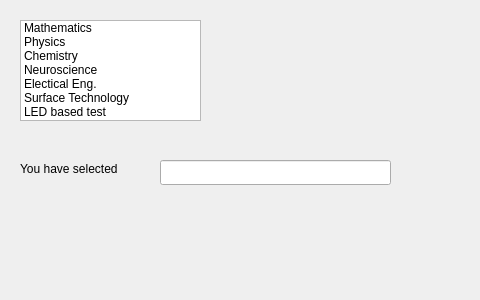
<?xml version="1.0" encoding="UTF-8"?>
<ui version="4.0">
 <class>Dialog</class>
 <widget class="QDialog" name="Dialog">
  <property name="geometry">
   <rect>
    <x>0</x>
    <y>0</y>
    <width>480</width>
    <height>300</height>
   </rect>
  </property>
  <property name="windowTitle">
   <string>Dialog</string>
  </property>
  <widget class="QListWidget" name="List">
   <property name="geometry">
    <rect>
     <x>20</x>
     <y>20</y>
     <width>181</width>
     <height>101</height>
    </rect>
   </property>
   <item>
    <property name="text">
     <string>Mathematics</string>
    </property>
   </item>
   <item>
    <property name="text">
     <string>Physics</string>
    </property>
   </item>
   <item>
    <property name="text">
     <string>Chemistry</string>
    </property>
   </item>
   <item>
    <property name="text">
     <string>Neuroscience</string>
    </property>
   </item>
   <item>
    <property name="text">
     <string>Electical Eng.</string>
    </property>
   </item>
   <item>
    <property name="text">
     <string>Surface Technology</string>
    </property>
   </item>
   <item>
    <property name="text">
     <string>LED based test</string>
    </property>
   </item>
  </widget>
  <widget class="QLineEdit" name="result">
   <property name="geometry">
    <rect>
     <x>160</x>
     <y>160</y>
     <width>231</width>
     <height>25</height>
    </rect>
   </property>
  </widget>
  <widget class="QLabel" name="label">
   <property name="geometry">
    <rect>
     <x>20</x>
     <y>160</y>
     <width>131</width>
     <height>17</height>
    </rect>
   </property>
   <property name="text">
    <string>You have selected</string>
   </property>
  </widget>
 </widget>
 <resources/>
 <connections>
  <connection>
   <sender>List</sender>
   <signal>itemClicked(QListWidgetItem*)</signal>
   <receiver>Dialog</receiver>
   <slot>update_result()</slot>
   <hints>
    <hint type="sourcelabel">
     <x>167</x>
     <y>98</y>
    </hint>
    <hint type="destinationlabel">
     <x>297</x>
     <y>94</y>
    </hint>
   </hints>
  </connection>
 </connections>
 <slots>
  <slot>update_result()</slot>
 </slots>
</ui>
